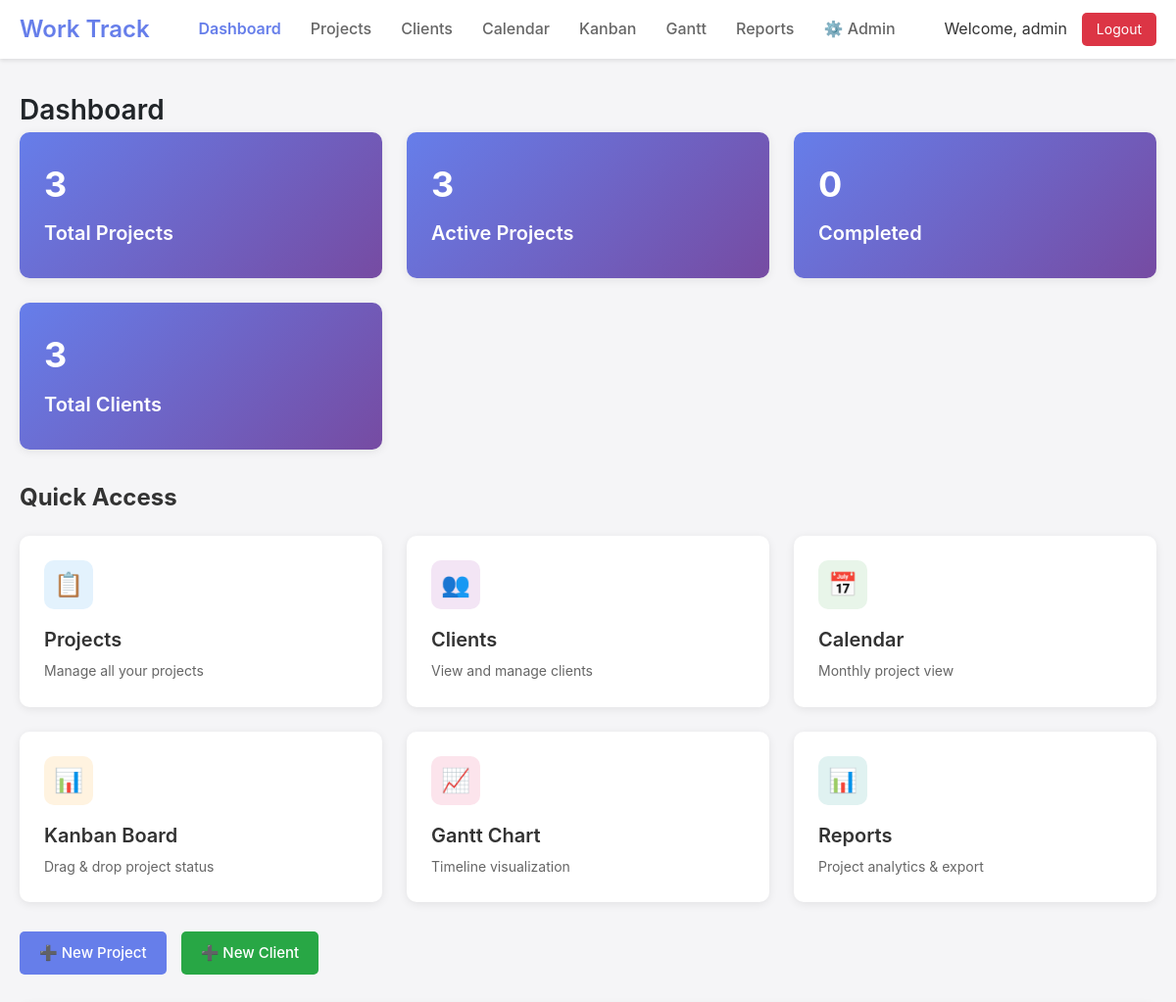
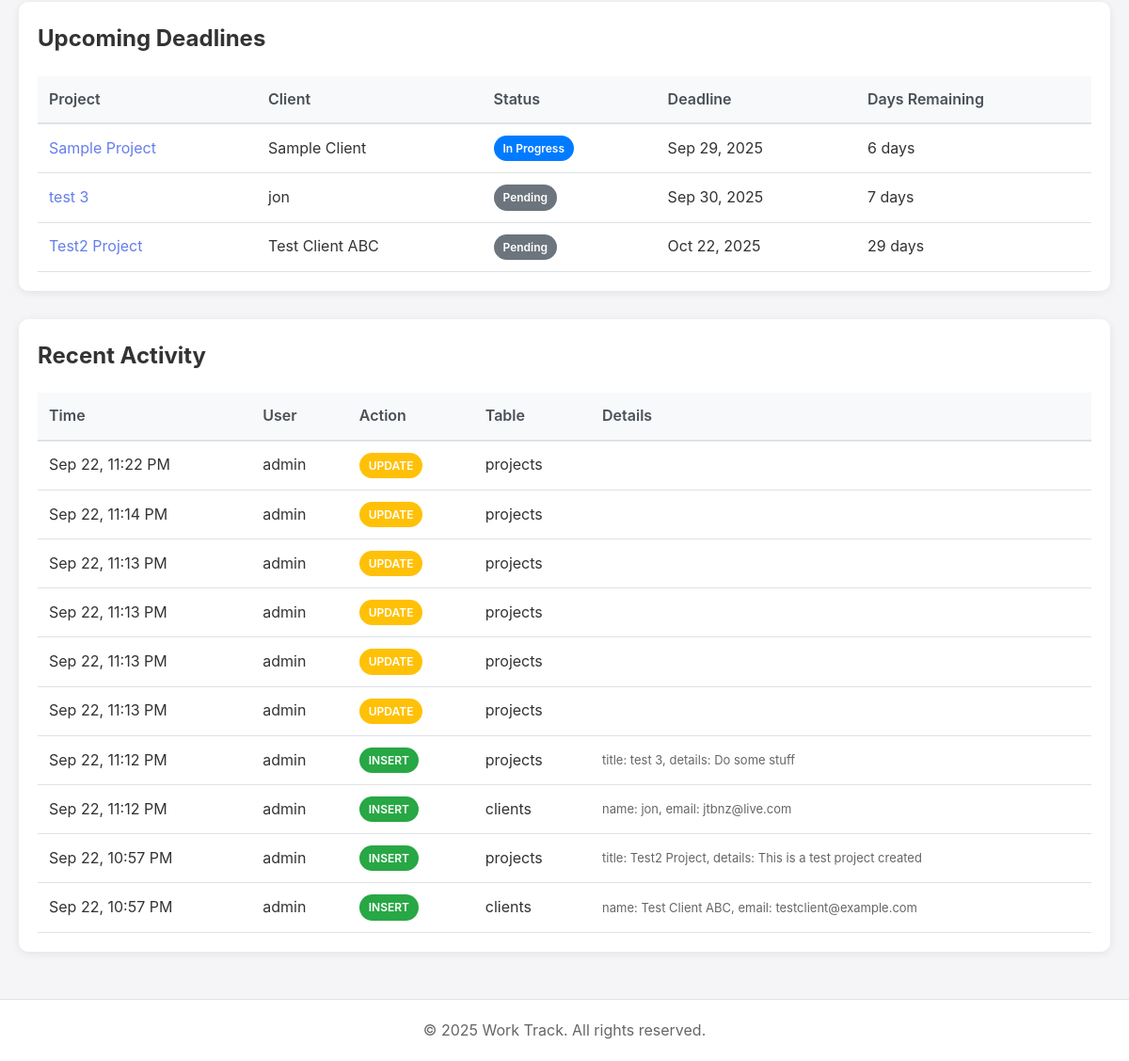
/index.php (signed in), run on an earlier commit of the app's database (2 pictures, top to bottom).
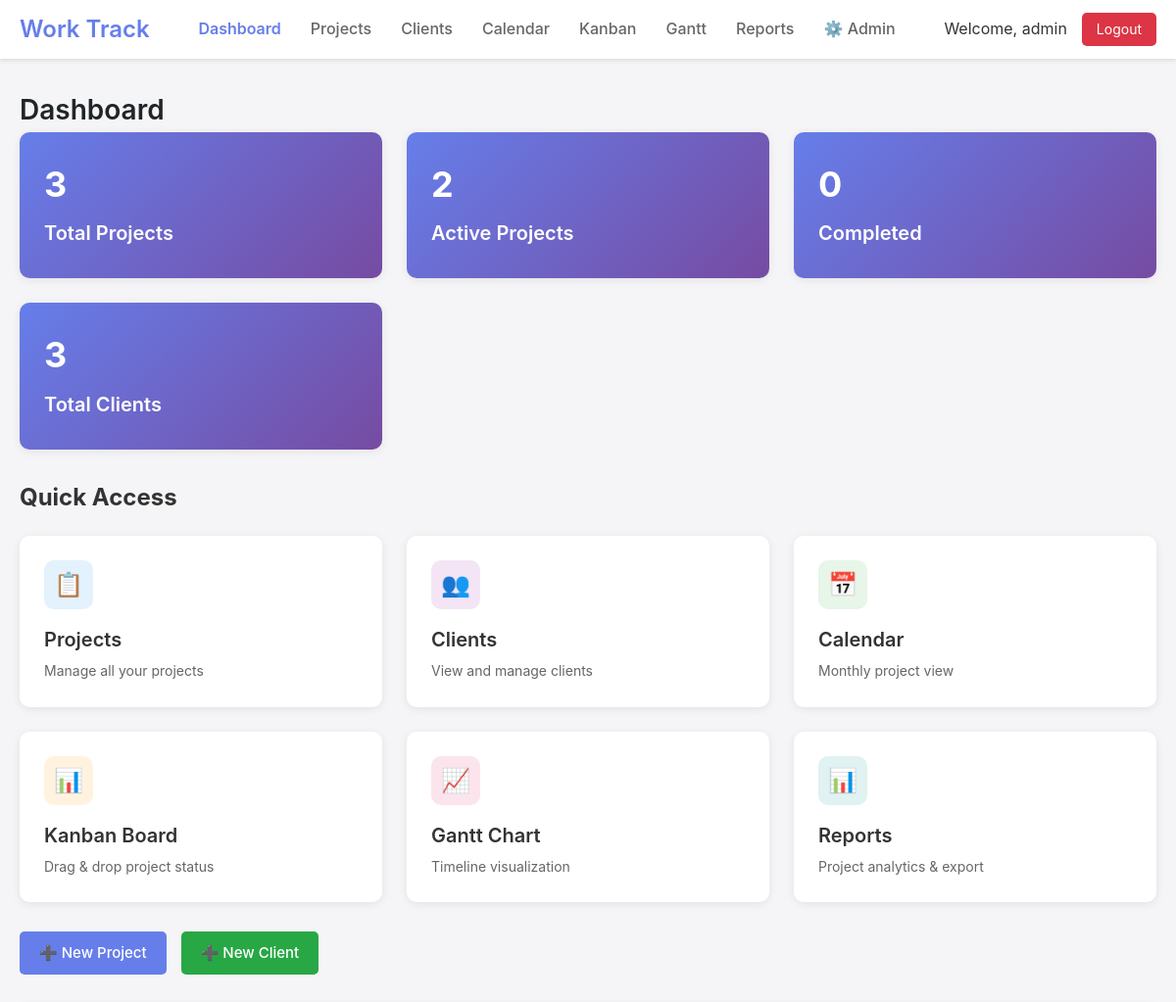
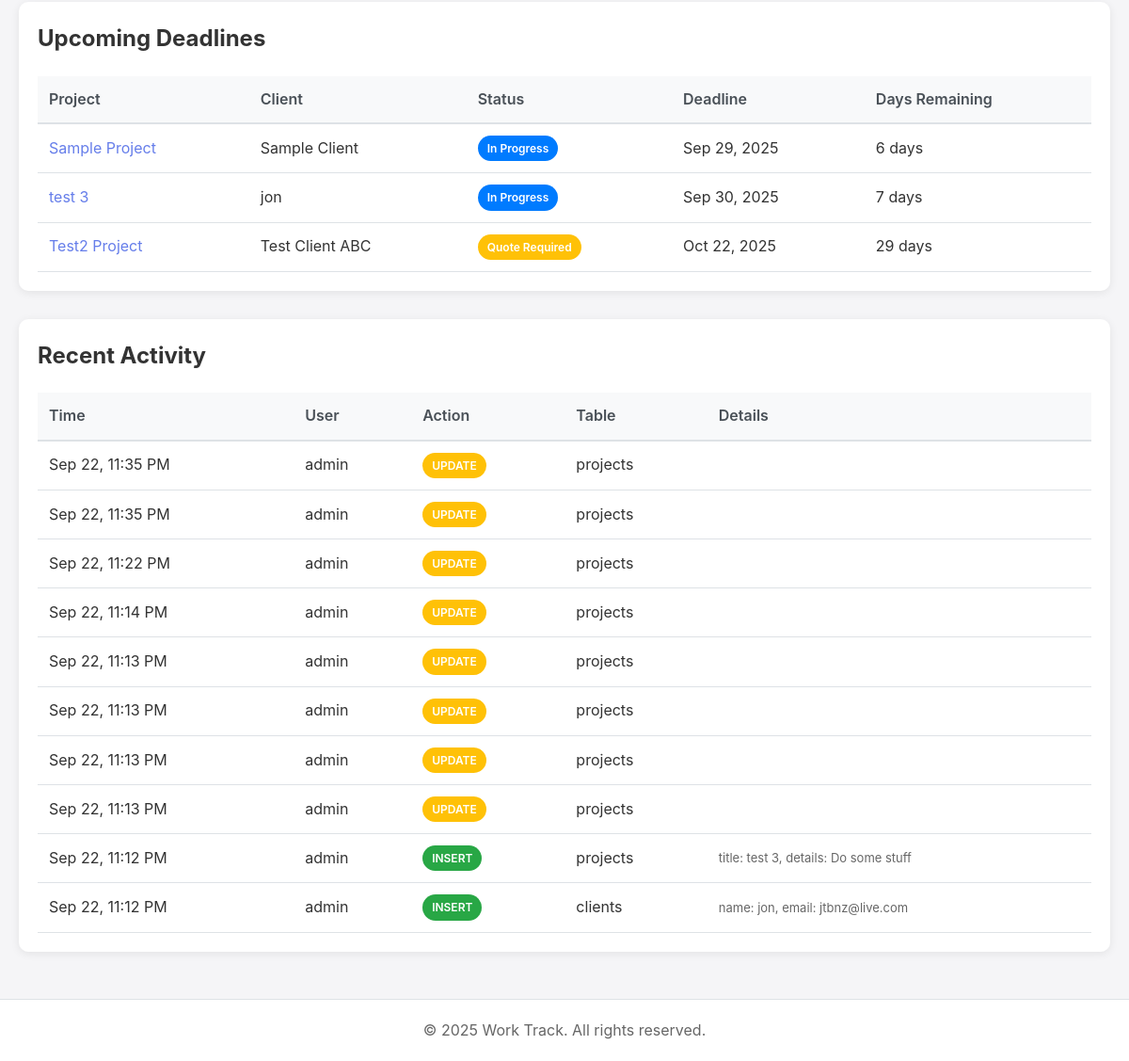
And on a later commit of the database (2 pictures, top to bottom).
### tables this page shows
CREATE TABLE projects (
    id INTEGER PRIMARY KEY AUTOINCREMENT,
    title TEXT NOT NULL,
    details TEXT,
    client_id INTEGER REFERENCES clients(id),
    start_date DATE,
    completion_date DATE,
    status_id INTEGER REFERENCES project_statuses(id),
    created_date DATETIME DEFAULT CURRENT_TIMESTAMP,
    fabric TEXT,
    created_by INTEGER REFERENCES users(id),
    updated_by INTEGER REFERENCES users(id),
    updated_at DATETIME DEFAULT CURRENT_TIMESTAMP,
    template_id INTEGER REFERENCES project_templates(id)
);

CREATE TABLE clients (
    id INTEGER PRIMARY KEY AUTOINCREMENT,
    name TEXT NOT NULL,
    address TEXT,
    phone TEXT,
    email TEXT,
    remarks TEXT,
    created_at DATETIME DEFAULT CURRENT_TIMESTAMP,
    updated_at DATETIME DEFAULT CURRENT_TIMESTAMP,
    created_by INTEGER REFERENCES users(id),
    updated_by INTEGER REFERENCES users(id)
);

CREATE TABLE project_statuses (
    id INTEGER PRIMARY KEY AUTOINCREMENT,
    name TEXT NOT NULL,
    color TEXT DEFAULT '#007bff',
    sort_order INTEGER DEFAULT 0,
    is_active BOOLEAN DEFAULT 1
);

CREATE TABLE audit_log (
    id INTEGER PRIMARY KEY AUTOINCREMENT,
    table_name TEXT NOT NULL,
    record_id INTEGER NOT NULL,
    action TEXT NOT NULL, -- INSERT, UPDATE, DELETE
    changes_json TEXT,
    user_id INTEGER REFERENCES users(id),
    timestamp DATETIME DEFAULT CURRENT_TIMESTAMP
);

CREATE TABLE users (
    id INTEGER PRIMARY KEY AUTOINCREMENT,
    username TEXT NOT NULL UNIQUE,
    password_hash TEXT NOT NULL,
    email TEXT NOT NULL,
    created_at DATETIME DEFAULT CURRENT_TIMESTAMP,
    last_login DATETIME
);

### includes/db.php (called while the page is built, shortened)
<?php
class Database {
    private static $instance = null;
    private $conn;
    private function __construct() {
        try {
            $this->conn = new PDO('sqlite:' . DB_PATH);
            $this->conn->setAttribute(PDO::ATTR_ERRMODE, PDO::ERRMODE_EXCEPTION);
            $this->conn->setAttribute(PDO::ATTR_DEFAULT_FETCH_MODE, PDO::FETCH_ASSOC);
            $this->conn->exec('PRAGMA foreign_keys = ON');
        } catch (PDOException $e) {
            die("Connection failed: " . $e->getMessage());
        }
    }
    public static function getInstance() {
        if (!self::$instance) {
            self::$instance = new Database();
        }
        return self::$instance;
    }
    public function query($sql, $params = []) {
        try {
            $stmt = $this->conn->prepare($sql);
            $stmt->execute($params);
            return $stmt;
        } catch (PDOException $e) {
            if (DEBUG_MODE) {
                throw $e;
            }
            error_log($e->getMessage());
            return false;
        }
    }
    public function fetchAll($sql, $params = []) {
        $stmt = $this->query($sql, $params);
        return $stmt ? $stmt->fetchAll() : [];
    }
    public function fetchOne($sql, $params = []) {
        $stmt = $this->query($sql, $params);
        return $stmt ? $stmt->fetch() : null;
    }
}
?>

### index.php (the view, shortened to what the changed rows need)
<?php
require_once 'includes/header.php';
require_once 'includes/db.php';
$db = Database::getInstance();
$activeProjects = $db->fetchOne("SELECT COUNT(*) as count FROM projects WHERE status_id IN (SELECT id FROM project_statuses WHERE name IN ('In Progress', 'Pending'))")['count'];
$recentActivity = $db->fetchAll("
    SELECT al.*, u.username
    FROM audit_log al
    LEFT JOIN users u ON al.user_id = u.id
    ORDER BY al.timestamp DESC
    LIMIT 10
");
$upcomingDeadlines = $db->fetchAll("
    SELECT p.*, c.name as client_name, ps.name as status_name, ps.color as status_color
    FROM projects p
    LEFT JOIN clients c ON p.client_id = c.id
    LEFT JOIN project_statuses ps ON p.status_id = ps.id
    WHERE p.completion_date >= date('now')
    AND ps.name NOT IN ('Completed', 'Cancelled')
    ORDER BY p.completion_date ASC
    LIMIT 5
");
?>
<h1 class="page-title">Dashboard</h1>
<div class="dashboard-grid">
    <div class="dashboard-card stats-card">
        <div class="stats-number"><?php echo $activeProjects; ?></div>
        <div class="card-title">Active Projects</div>
    </div>
</div>
<h2 style="margin: 30px 0 20px 0;">Quick Access</h2>
<div class="table-container">
    <h2 style="margin-bottom: 20px;">Upcoming Deadlines</h2>
    <?php if (count($upcomingDeadlines) > 0): ?>
        <table>
            <thead>
                <tr>
                    <th>Project</th>
                    <th>Client</th>
                    <th>Status</th>
                    <th>Deadline</th>
                    <th>Days Remaining</th>
                </tr>
            </thead>
            <tbody>
                <?php foreach ($upcomingDeadlines as $project):
                    $daysRemaining = (strtotime($project['completion_date']) - time()) / 86400;
                    $daysRemaining = ceil($daysRemaining);
                ?>
                    <tr>
                        <td><a href="<?php echo BASE_PATH; ?>/projects.php?id=<?php echo $project['id']; ?>" style="color: #667eea; text-decoration: none;"><?php echo htmlspecialchars($project['title']); ?></a></td>
                        <td><?php echo htmlspecialchars($project['client_name'] ?? 'No client'); ?></td>
                        <td><span class="status-badge" style="background: <?php echo $project['status_color']; ?>; color: white;"><?php echo htmlspecialchars($project['status_name']); ?></span></td>
                        <td><?php echo date('M j, Y', strtotime($project['completion_date'])); ?></td>
                        <td>
                            <?php if ($daysRemaining < 0): ?>
                                <span style="color: #dc3545;">Overdue</span>
                            <?php elseif ($daysRemaining == 0): ?>
                                <span style="color: #ffc107;">Today</span>
                            <?php elseif ($daysRemaining == 1): ?>
                                <span style="color: #ffc107;">Tomorrow</span>
                            <?php else: ?>
                                <?php echo $daysRemaining; ?> days
                            <?php endif; ?>
                        </td>
                    </tr>
                <?php endforeach; ?>
            </tbody>
        </table>
    <?php else: ?>
        <p style="color: #666;">No upcoming deadlines</p>
    <?php endif; ?>
</div>
<div class="table-container" style="margin-top: 30px;">
    <h2 style="margin-bottom: 20px;">Recent Activity</h2>
    <?php if (count($recentActivity) > 0): ?>
        <table>
            <thead>
                <tr>
                    <th>Time</th>
                    <th>User</th>
                    <th>Action</th>
                    <th>Table</th>
                    <th>Details</th>
                </tr>
            </thead>
            <tbody>
                <?php foreach ($recentActivity as $activity): ?>
                    <tr>
                        <td><?php echo date('M j, g:i A', strtotime($activity['timestamp'])); ?></td>
                        <td><?php echo htmlspecialchars($activity['username'] ?? 'System'); ?></td>
                        <td>
                            <?php
                            $actionClass = '';
                            if ($activity['action'] == 'INSERT') $actionClass = 'btn-success';
                            elseif ($activity['action'] == 'UPDATE') $actionClass = 'btn-warning';
                            elseif ($activity['action'] == 'DELETE') $actionClass = 'btn-danger';
                            ?>
                            <span class="status-badge <?php echo $actionClass; ?>" style="color: white;">
                                <?php echo $activity['action']; ?>
                            </span>
                        </td>
                        <td><?php echo htmlspecialchars($activity['table_name']); ?></td>
                        <td style="font-size: 13px; color: #666;">
                            <?php
                            $changes = json_decode($activity['changes_json'], true);
                            if ($changes && is_array($changes)) {
                                $summary = [];
                                foreach (array_slice($changes, 0, 2) as $key => $value) {
                                    if (!is_array($value)) {
                                        $summary[] = $key . ': ' . substr($value, 0, 30);
                                    }
                                }
                                echo htmlspecialchars(implode(', ', $summary));
                            }
                            ?>
                        </td>
                    </tr>
                <?php endforeach; ?>
            </tbody>
        </table>
    <?php else: ?>
        <p style="color: #666;">No recent activity</p>
    <?php endif; ?>
</div>
<?php require_once 'includes/footer.php'; ?>

What changed in the data, as far as the page shows it:
no longer on this page (row unchanged): audit_log: timestamp "Sep 22, 10:57 PM", user.username "admin", action "INSERT", table_name "projects", summary "title: Test2 Project, details: This is a test project created"
no longer on this page (row unchanged): audit_log: timestamp "Sep 22, 10:57 PM", user.username "admin", action "INSERT", table_name "clients", summary "name: Test Client ABC, email: testclient@example.com"
changed projects "test 3": status_id 2 → 3 (drawn); status.name "Pending" → "In Progress"
changed projects "Test2 Project": status_id 2 → 1 (drawn); status.name "Pending" → "Quote Required"
added audit_log: timestamp "Sep 22, 11:35 PM", user.username "admin", action "UPDATE", table_name "projects"
added audit_log: timestamp "Sep 22, 11:35 PM", user.username "admin", action "UPDATE", table_name "projects"
Also different on the page:
$activeProjects: "3" → "2"
